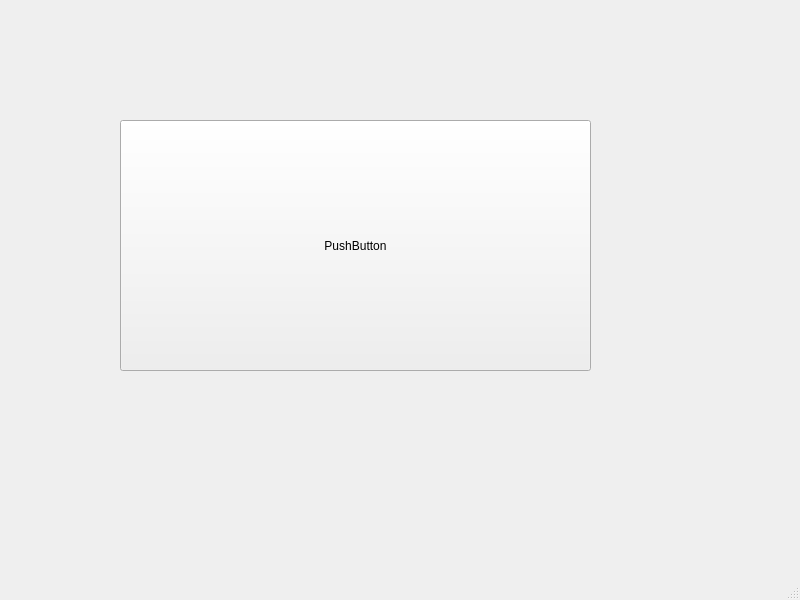
<?xml version="1.0" encoding="UTF-8"?>
<ui version="4.0">
 <class>MainWindow</class>
 <widget class="QMainWindow" name="MainWindow">
  <property name="geometry">
   <rect>
    <x>0</x>
    <y>0</y>
    <width>800</width>
    <height>600</height>
   </rect>
  </property>
  <property name="windowTitle">
   <string>MainWindow</string>
  </property>
  <widget class="QWidget" name="centralwidget">
   <widget class="QPushButton" name="button">
    <property name="geometry">
     <rect>
      <x>120</x>
      <y>120</y>
      <width>471</width>
      <height>251</height>
     </rect>
    </property>
    <property name="text">
     <string>PushButton</string>
    </property>
   </widget>
  </widget>
  <widget class="QMenuBar" name="menubar">
   <property name="geometry">
    <rect>
     <x>0</x>
     <y>0</y>
     <width>800</width>
     <height>21</height>
    </rect>
   </property>
  </widget>
  <widget class="QStatusBar" name="statusbar"/>
 </widget>
 <resources/>
 <connections/>
</ui>
